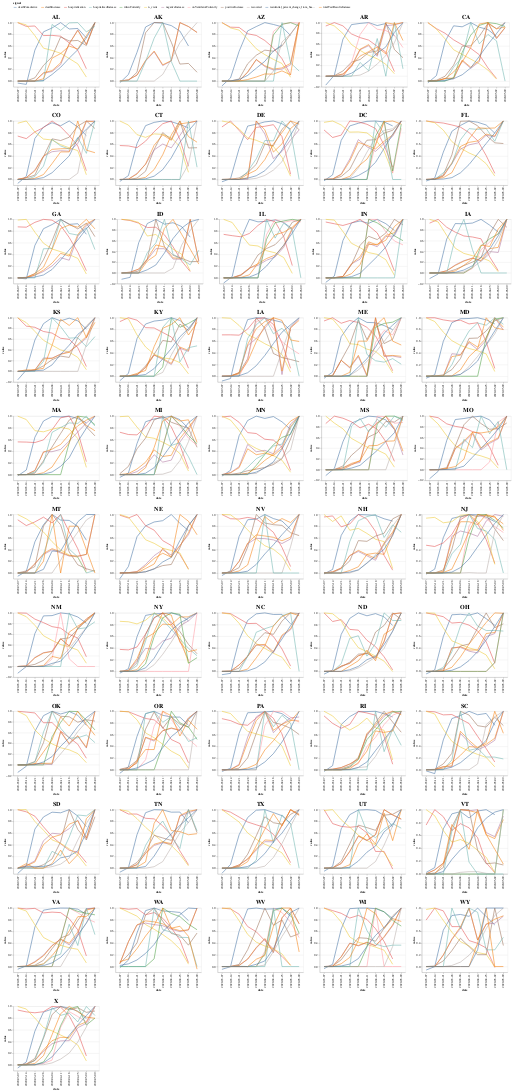

The code cell stored with this chart in its notebook:
### Code cell
!pip install altair
import altair as alt
import pandas as pd
import numpy as np

# Global Parameters:
Weeks = 10 # How many weeks in the dataset
Signals = ['residential_percent_change_from_baseline', 'hospitalization', 'n_visits', 'positiveIncrease', 'negativeIncrease', 'totalTestResultsIncrease', 'onVentilatorCurrently', 'inIcuCurrently', 'recovered', 'hospitalizedIncrease', 'deathIncrease', 'deathCumulative']

MyData = pd.read_csv("covid-hospitalization-all-state-merged.csv")

ChartList = []

for state in range(51): # 50 States and one total
    Data = MyData.loc[Weeks*state:Weeks*state+9]
    DateList = []
    for week in range(Weeks):
        DateList.append(MyData.loc[Weeks*state+week]["date"])
    region = MyData.loc[Weeks*state+week]["region"]
    for column in Data.columns:
        if (column not in Signals):
            Data = Data.drop([column],axis=1)
    Data.columns.name = "signal"
    Data.index = DateList
    Data.index.name = "date"
    Data = Data/Data.max()
    Data = Data.reset_index().melt('date')

    chart = alt.Chart(Data).mark_line().encode(
        x='date',
        y='value',
        color='signal',
    ).properties(
        width=300,
        height=225,
        title = str(region),
    )
    
    ChartList.append(chart)
    
ChartList = (ChartList[1] | ChartList[2] | ChartList[3] | ChartList[4] | ChartList[5]) & (ChartList[6] | ChartList[7] | ChartList[8] | ChartList[9] | ChartList[10]) & (ChartList[11] | ChartList[12] | ChartList[13] | ChartList[14] | ChartList[15]) & (ChartList[16] | ChartList[17] | ChartList[18] | ChartList[19] | ChartList[20]) & (ChartList[21] | ChartList[22] | ChartList[23] | ChartList[24] | ChartList[25]) & (ChartList[26] | ChartList[27] | ChartList[28] | ChartList[29] | ChartList[30]) & (ChartList[31] | ChartList[32] | ChartList[33] | ChartList[34] | ChartList[35]) & (ChartList[36] | ChartList[37] | ChartList[38] | ChartList[39] | ChartList[40]) & (ChartList[41] | ChartList[42] | ChartList[43] | ChartList[44] | ChartList[45]) & (ChartList[46] | ChartList[47] | ChartList[48] | ChartList[49] | ChartList[50]) & (ChartList[0])
ChartList = ChartList.configure_legend(
    orient='top',
    titleFontSize=10,
    labelFontSize=10,
).configure_title(fontSize=20)

ChartList
